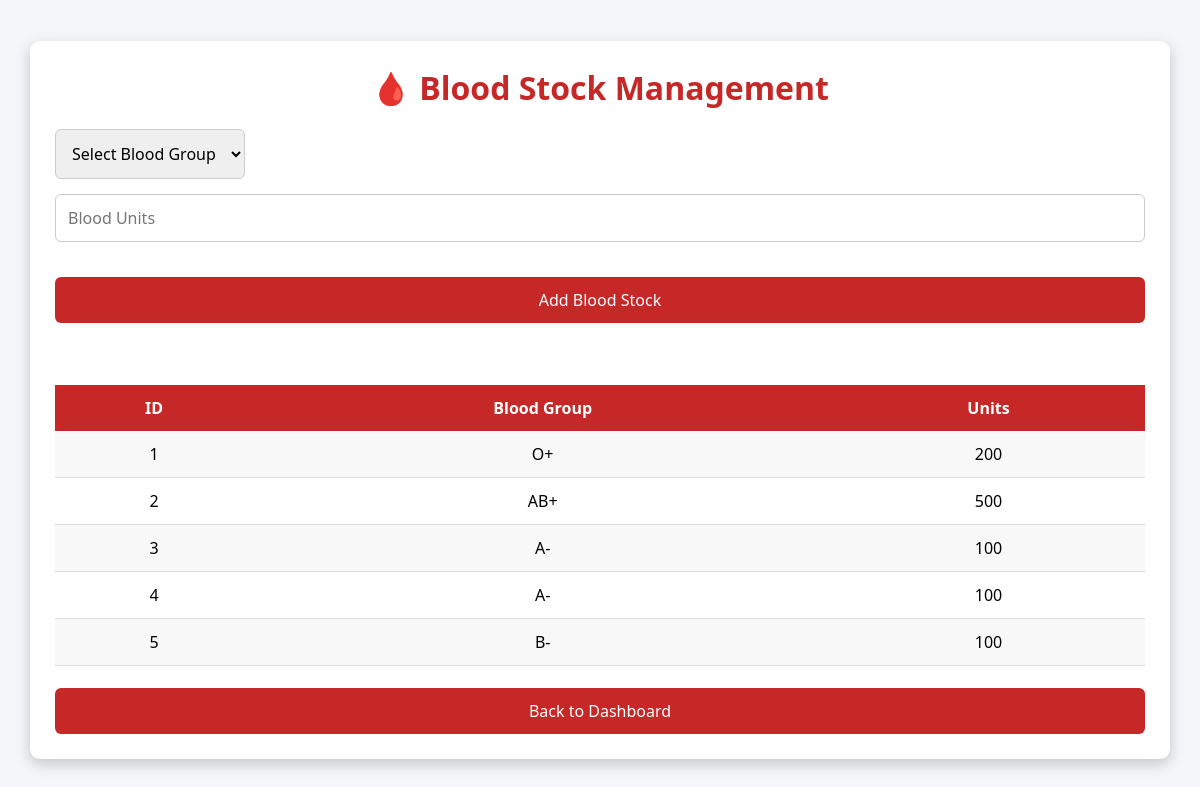
Page /blood_stock on the committed database.
### tables this page shows
CREATE TABLE blood_stock(
    stock_id INTEGER PRIMARY KEY AUTOINCREMENT,
    blood_group TEXT,
    units INTEGER
);

### app.py (the view)
@app.route('/blood_stock')
def blood_stock():
    conn = get_db_connection()
    stock = conn.execute(
        "SELECT * FROM blood_stock"
    ).fetchall()
    conn.close()
    return render_template(
        "blood_stock.html",
        stock=stock
    )

### app.py (called while the page is built)
def get_db_connection():
    conn = sqlite3.connect("bloodbank.db")
    conn.row_factory = sqlite3.Row
    return conn

### templates/blood_stock.html (shortened to what this page needs)
<!DOCTYPE html>
<html>
<head>
<link rel="stylesheet"
href="{{ url_for('static', filename='style.css') }}">
</head>
<body>
<div class="table-container">
<h1>🩸 Blood Stock Management</h1>
<form action="/add_stock" method="POST">
<select name="blood_group" required>
<option value="">Select Blood Group</option>
</select>
<input
type="number"
name="units"
placeholder="Blood Units"
required>
<button type="submit">
Add Blood Stock
</button>
</form>
<br>
<table>
<tr>
<th>ID</th>
<th>Blood Group</th>
<th>Units</th>
</tr>
{% for row in stock %}
<tr>
<td>{{ row['stock_id'] }}</td>
<td>{{ row['blood_group'] }}</td>
<td>{{ row['units'] }}</td>
</tr>
{% endfor %}
</table>
<br>
<a href="/dashboard">
<button>
Back to Dashboard
</button>
</a>
</div>
</body>
</html>

### static/style.css (style rules this page uses)
* { margin:0; padding:0; box-sizing:border-box; font-family:Segoe UI,sans-serif; }
body { background:linear-gradient(135deg,#b71c1c,#ef5350); height:100vh; display:flex; justify-content:center; align-items:center; }
input { width:100%; padding:14px; margin-bottom:20px; border-radius:8px; border:1px solid #ccc; font-size:16px; }
button { width:100%; padding:14px; background:#c62828; color:white; border:none; border-radius:8px; font-size:18px; cursor:pointer; transition:.3s; }
.table-container { width:95%; margin:30px auto; background:white; padding:25px; border-radius:10px; box-shadow:0 5px 15px rgba(0,0,0,.2); }
.table-container h1 { text-align:center; color:#c62828; margin-bottom:20px; }
table { width:100%; border-collapse:collapse; margin-top:20px; }
table th { background:#c62828; color:white; padding:12px; }
table td { padding:12px; text-align:center; border-bottom:1px solid #ddd; }
body { margin:0; padding:0; font-family:Arial, Helvetica, sans-serif; background:#f4f6f9; }
.table-container form { display:flex; gap:15px; margin-bottom:20px; align-items:center; flex-wrap:wrap; }
.table-container form select, .table-container form input { padding:12px; border:1px solid #ccc; border-radius:6px; font-size:16px; }
.table-container form button { padding:12px 20px; background:#c62828; color:white; border:none; border-radius:6px; cursor:pointer; }
.table-container { width:95%; margin:30px auto; background:white; padding:25px; border-radius:10px; box-shadow:0 5px 15px rgba(0,0,0,0.2); }
table { width:100%; border-collapse:collapse; }
.table-container button { padding:10px 20px; background:#c62828; color:white; border:none; border-radius:6px; cursor:pointer; font-size:16px; }
.table-container { width:95%; margin:30px auto; background:white; padding:25px; border-radius:10px; box-shadow:0px 5px 15px rgba(0,0,0,0.2); }
table td { padding:12px; text-align:center; border-bottom:1px solid #dddddd; }
table tr:nth-child(even) { background:#f8f8f8; }
.table-container button { padding:12px 20px; background:#c62828; color:white; border:none; border-radius:6px; cursor:pointer; font-size:16px; }

### rows in the picture
blood_stock: stock_id "1", blood_group "O+", units "200"
blood_stock: stock_id "2", blood_group "AB+", units "500"
blood_stock: stock_id "3", blood_group "A-", units "100"
blood_stock: stock_id "4", blood_group "A-", units "100"
blood_stock: stock_id "5", blood_group "B-", units "100"
